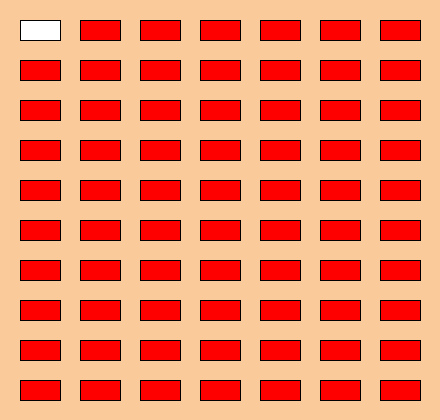
Frame 1 (no input)
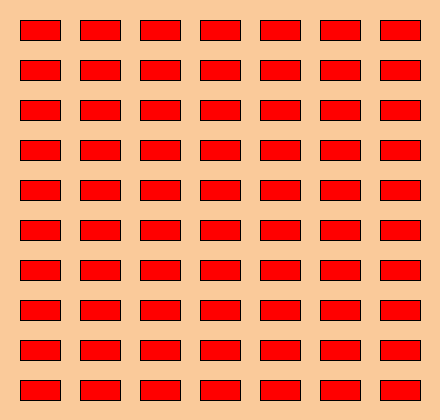
Frame 60 (the mouse pressed at the canvas centre just before this capture)
Frame 120 (the mouse held since frame 60 and released just before this capture): identical to frame 60, image omitted

The Processing sketch that drew these frames (run headless with seeded random() and noise(); from frame 60 on, the mouse is pressed at the canvas centre):

// Processing sketch: Ejercicio_19
// ── Ejercicio_19.pde
PVector coordenadasRect;
int ancho, alto, distEntreRect;

public void setup() {
  size(440, 420);
  distEntreRect = 20;
  ancho=40;
  alto=20;
  coordenadasRect = new PVector(distEntreRect, distEntreRect);
}

public void draw() {
  background(#FACA9A);
  dibujarRectangulos();
}

public void dibujarRectangulos() {
 for (float y=coordenadasRect.y; y<height; y += (alto+distEntreRect)) {
    for (float x=coordenadasRect.x; x<width; x += (ancho+distEntreRect)) {
    rect(x,y,ancho,alto);
    fill(255,0,0);
    }
 }
}
